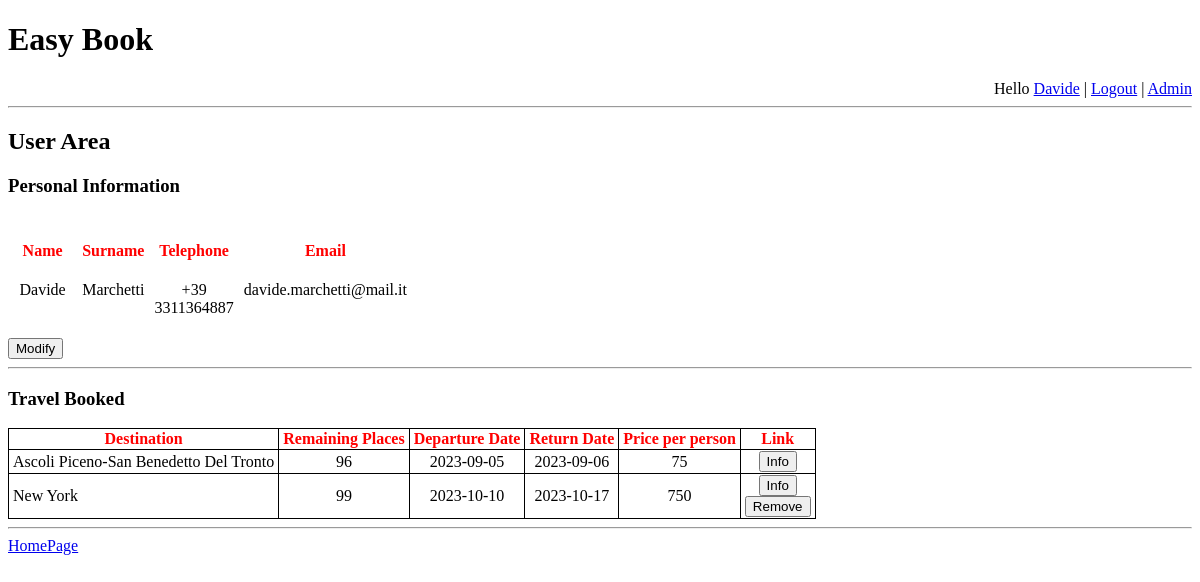
Page /user/info_user.php (signed in) on the earlier database version.
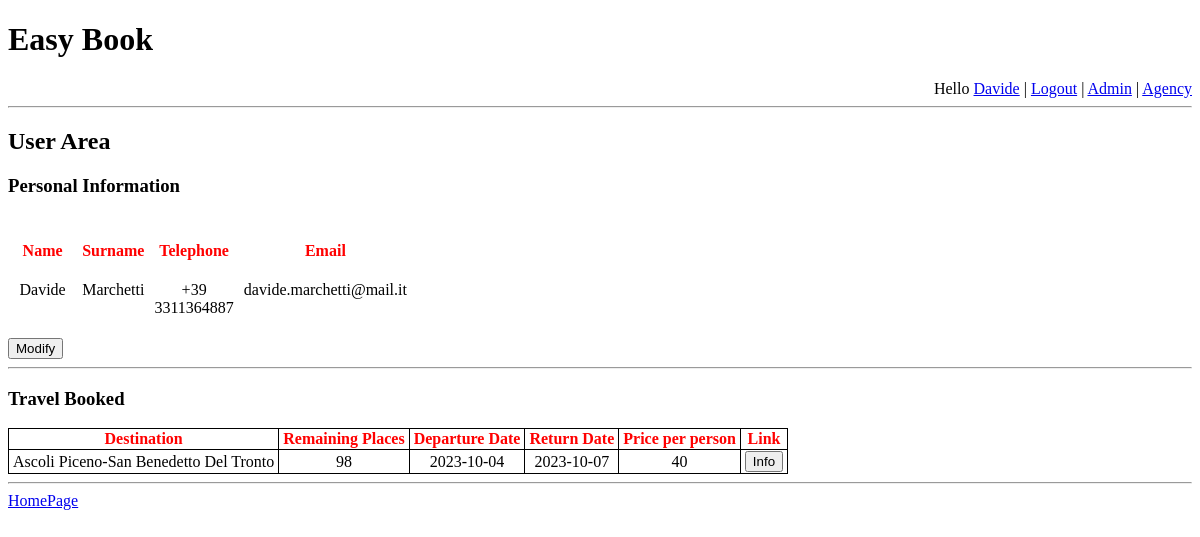
Same page on the later database version.
### tables this page shows
CREATE TABLE `viaggio` (
  `id` int NOT NULL,
  `postiDisponibili` int NOT NULL,
  `dataPartenza` date NOT NULL,
  `dataArrivo` date NOT NULL,
  `prezzo` int NOT NULL,
  `id_agenzia` int NOT NULL,
  `id_itinerario` int NOT NULL
);

### user/info_user.php (the view, shortened to what this page needs)
<!DOCTYPE html>
<html lang="en">
<head>
    <link rel="stylesheet" href="../style/style.css">
</head>
<body>
    <h1>Easy Book</h1>
    <?php
    include_once("../database/dbConnection.php");
    PrintLoginInfo();
    $conn = OpenCon();
    $user_id = isset($_POST["user"]) ? $_POST["user"] : $_SESSION["id"];
    ?>
    <hr>
    <h2>User Area</h2>
    <h3>Personal Information</h3>
    <?php
    $user_query = "SELECT * FROM utente as u WHERE u.id = '{$user_id}'";
    $user = $conn->query($user_query)->fetch_array();
    ?>
    <div style="display: flex;">
        <section class="para">
            <h4 class="title">Name</h4>
            <p><?php echo ($user["nome"]); ?></p>
        </section>
        <section class="para">
            <h4 class="title">Surname</h4>
            <p><?php echo ($user["cognome"]); ?></p>
        </section>
        <section class="para">
            <h4 class="title">Telephone</h4>
            <p><?php echo (empty($user["telefono"]) ? "Unavailable" : $user["telefono"]); ?></p>
        </section>
        <section class="para">
            <h4 class="title">Email</h4>
            <p><?php echo ($user["email"]); ?></p>
        </section>
    </div>
    <button onclick="window.location.href='operation/manage_user.php';">Modify</button>
    <hr>
    <h3>Travel Booked</h3>
    <table style="max-width: 70%">
        <tr>
            <th>Destination</th>
            <th>Remaining Places</th>
            <th>Departure Date</th>
            <th>Return Date</th>
            <th>Price per person</th>
            <th>Link</th>
        </tr>
        <?php
        $travel_query = "SELECT v.* FROM viaggio as v, viaggio_utente as vu
            WHERE v.id = vu.id_viaggio
            AND vu.id_utente = '{$user_id}'";
        $trv = $conn->query($travel_query);
        foreach ($trv as $x) {
            $dest_query = 'SELECT l.nome FROM localita as l, itinerario_localita as il
                        WHERE l.id = il.id_localita
                        AND il.id_itinerario = \'' . $x["id_itinerario"] . '\'';
            $dest = $conn->query($dest_query);
            $cities = "";
            foreach ($dest as $c) {
                $cities .= ($c["nome"] . '-');
            }
            $cities = substr_replace($cities, "", -1);
            echo ("<tr>");
            echo ("<td>{$cities}</td>");
            echo ("<td style = \"text-align: center\">" . $x["postiDisponibili"] . "</td>");
            echo ("<td style = \"text-align: center\">" . $x["dataPartenza"] . "</td>");
            echo ("<td style = \"text-align: center\">" . $x["dataArrivo"] . "</td>");
            echo ("<td style=\"text-align: center\">" . $x["prezzo"] . "</td>");
            echo ("<td style=\"text-align: center\">");
        ?>
            <form action="../agency/info_travel.php" method="get">
                <button name="travel" value="<?php echo ($x["id"]); ?>">Info</button>
            </form>
        <?php
            $da = new DateTime($x["dataPartenza"]);
            $int = new DateInterval('P30D');
            $max = $da->sub($int)->format('Y-m-d');
            if ($max > date('Y-m-d')) {
                echo ("
                <form action=\"operation/remove_book.php\" method=\"get\">
                    <button style=\"cursor: pointer;\" name=\"travel\" value=\"{$x["id"]}\">Remove</button>
                </form>
            ");
            }
            echo ("</td>");
            echo ("</tr>");
        }
        ?>
    </table>
    <footer>
        <hr>
        <a href="../index.php">HomePage</a>
    </footer>
</body>
</html>

### database/dbConnection.php (shortened to what this page needs)
<?php
$HOME_FOLDER = "/easy-book/WebSite/";
function OpenCon()
{
    $conn = new mysqli("127.0.0.1", "root", "password", "easybook") or die("Connection failed: %s\n" . $conn->error);
    return $conn;
}
function PrintLoginInfo()
{
    global $HOME_FOLDER;
    $conn = OpenCon();
    if (isset($_SESSION["id"])) {
        echo ("<div class=\"login\">Hello <a href='{$HOME_FOLDER}user/info_user.php'>{$_SESSION["name"]}</a> | <a href=\"{$HOME_FOLDER}user/logout.php\">Logout</a>");
        $admin_query = 'SELECT u.id AS id FROM amministratore AS a, utente AS u WHERE u.id = a.id_utente AND a.dataRitiro IS NULL;';
        $res = $conn->query($admin_query);
        $x = $res->fetch_array();
        $admin = $x["id"];
        if ($admin == $_SESSION["id"]) {
            echo (" | <a href=\"{$HOME_FOLDER}admin/homepage_admin.php\">Admin</a>");
        }
        $agency_query = "SELECT a.id FROM agenzia as a
                WHERE a.id_utente = '{$_SESSION["id"]}';";
        $res = $conn->query($agency_query);
        if ($res->num_rows > 0) {
            echo (" | <a href=\"{$HOME_FOLDER}agency/homepage_agency.php\">Agency</a>");
        }
        echo ("</div>");
    } else {
        echo ("<div class=\"login\"><a href=\"{$HOME_FOLDER}user/login.php\">Login</a> | <a href=\"{$HOME_FOLDER}user/register.php\">Sign Up</a></div>");
    }
}

Differences in the rows shown:
removed viaggio: cities "Ascoli Piceno-San Benedetto Del Tronto", postiDisponibili "96", dataPartenza "2023-09-05", dataArrivo "2023-09-06", prezzo "75", $x["id"] 8 (drawn)
removed viaggio: cities "New York", postiDisponibili "99", dataPartenza "2023-10-10", dataArrivo "2023-10-17", prezzo "750", $x["id"] 9 (drawn)
added viaggio: cities "Ascoli Piceno-San Benedetto Del Tronto", postiDisponibili "98", dataPartenza "2023-10-04", dataArrivo "2023-10-07", prezzo "40", $x["id"] 10 (drawn)
Other differences:
text now shown: "| Agency"
